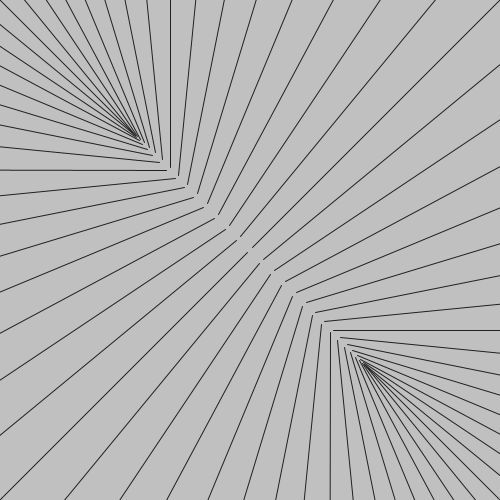
Frame 1 (no input)
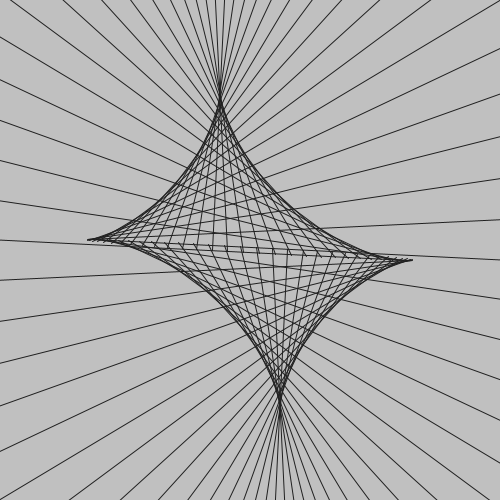
Frame 60 (the mouse pressed at the canvas centre just before this capture)
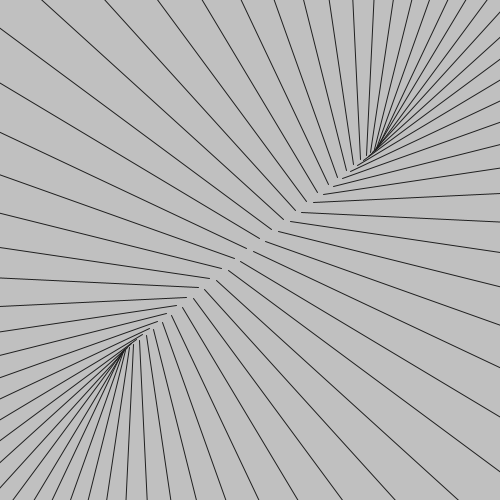
Frame 120 (the mouse held since frame 60 and released just before this capture)

The Processing sketch that drew these frames (run headless with seeded random() and noise(); from frame 60 on, the mouse is pressed at the canvas centre):

// Processing sketch: thisIsAThing
// ── thisIsAThing.pde
int nFrames = 256;
float phasor = 0.0;
float phasorInc = 1.0 / (float) nFrames;
ArrayList lineSegments;

void setup() {
  size(500, 500);
  background(255);
  smooth();
  lineSegments = new ArrayList();

  float nLines = 64.0;

  for (int i = 0; i < (int) nLines; i++) {
    PVector v = getVCoordinates(width / 2, height / 2, width / 6, (float) i / nLines * TWO_PI);
    lineSegments.add(new LineSegment(v.x, v.y, width, (float) i / nLines * TWO_PI));
  }
}

void draw() {
  noStroke();
  background(192);
  stroke(32);
  strokeWeight(1);

  int lsSize = lineSegments.size();

  for (int i = 0; i < lsSize; i++) {
    float xOffset = 80.0 * (sin(((float) i / (float) lsSize + phasor) * TWO_PI));
    float yOffset = 80.0 * (cos(((float) i / (float) lsSize + phasor) * TWO_PI));

    pushMatrix();
    translate(xOffset, yOffset);
    LineSegment thisLineSeg = (LineSegment) lineSegments.get(i);
    thisLineSeg.update();
    popMatrix();
  }

  updatePhasor();
}

PVector getVCoordinates(float x, float y, float d, float a) {
  return new PVector(x + d * cos(a), y + d * sin(a));
}

void updatePhasor() {
  phasor += phasorInc;

  if (phasor >= 1.0) {
    phasor -= 1.0;
  }
}

class LineSegment {
  float x, y, d, a;  // x position, y position, distance, angle in radians

  LineSegment(float x_, float y_, float d_, float a_) {
    x = x_;
    y = y_;
    d = d_;
    a = a_;
  }

  void update() {
    float a1 = a + phasor * 2* TWO_PI;
    float x1 = x + d * cos(a1);
    float y1 = y + d * sin(a1);
    line(x, y, x1, y1);
  }
}
